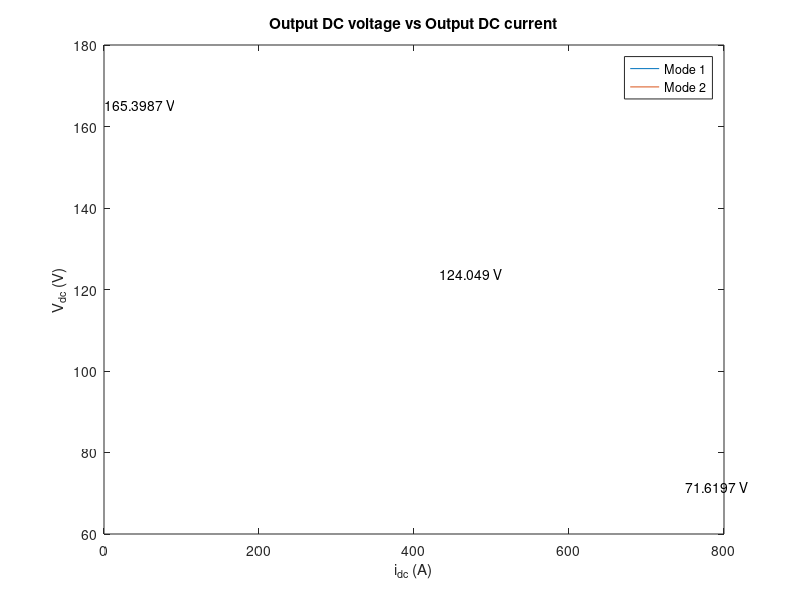
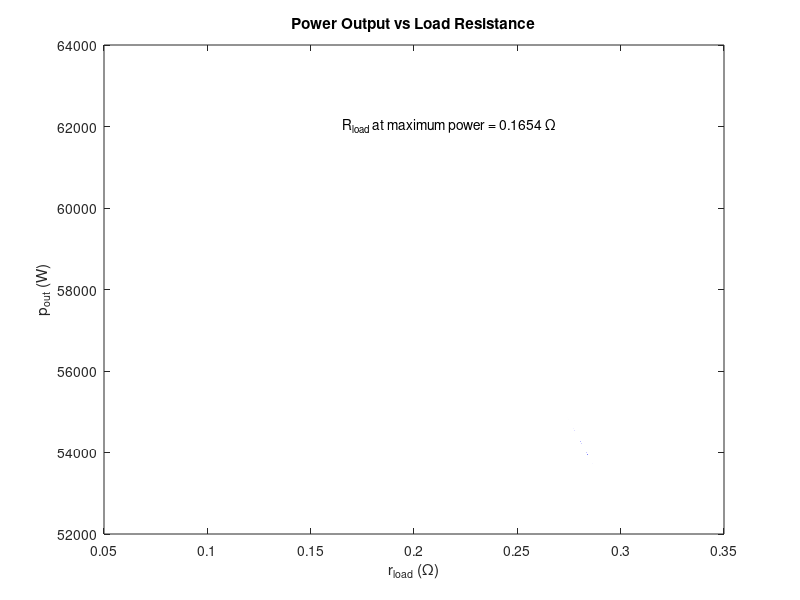
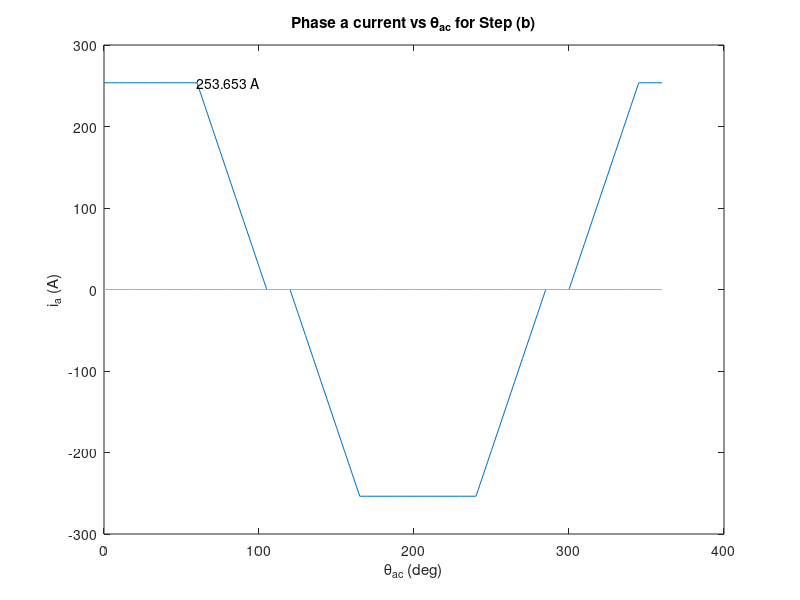
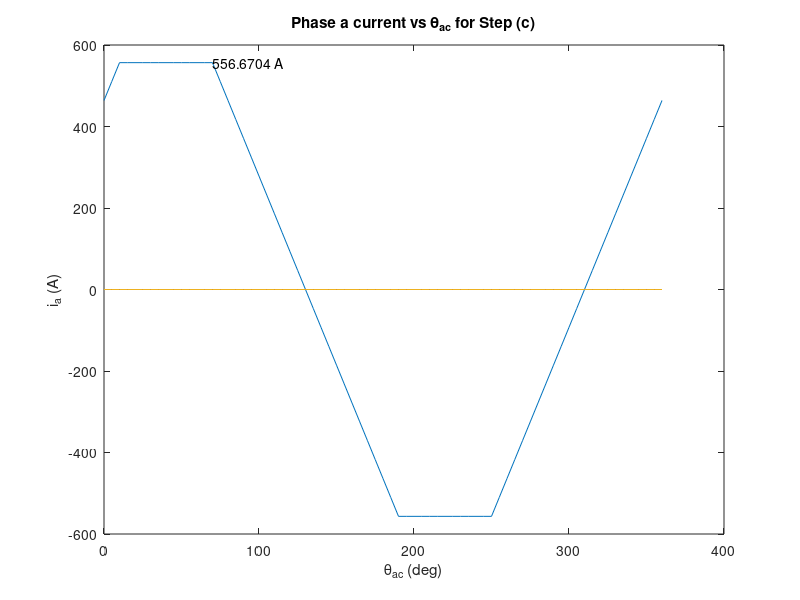

Write MATLAB code to recreate these figures, in order.
clear all
clc

V_ac = 100;
w_ac = 100;
L_ac = 1e-3;

V_dc_12 = 9*sqrt(3)*V_ac/(4*pi);
V_dc_23 = 9*V_ac/(4*pi);

V_dc_mode2 = V_dc_23:0.00005:V_dc_12;
V_dc_mode1 = V_dc_12:0.00005:3*sqrt(3)*V_ac/pi;

i_dc_mode1 = (pi/(3*w_ac*L_ac)).*((3*sqrt(3)*V_ac/pi) - V_dc_mode1);
alpha = acos((2*pi.*V_dc_mode2)/(9*V_ac)) - pi/6;
i_dc_mode2 = ((sqrt(3)*V_ac)/(2*w_ac*L_ac)).*sin(alpha + pi/6);

i_dc = [i_dc_mode1, i_dc_mode2];
V_dc = [V_dc_mode1, V_dc_mode2];

p_out = V_dc_mode2.*i_dc_mode2;
r_load = V_dc_mode2./i_dc_mode2;

[p_max, p_max_index] = max(p_out)
r_p_max = r_load(p_max_index)

theta_ac = 0:5:360;
gamma = 45;
V_dc_b = ((3*sqrt(3)*V_ac)/(2*pi))*(cosd(gamma) + 1);
i_dc_b = (pi/(3*w_ac*L_ac))*(((3*sqrt(3)*V_ac)/pi) - V_dc_b);
i_ac_b = zeros(length(theta_ac));

pos = find(theta_ac <= 60 | theta_ac >= 300+gamma);
neg = find(theta_ac >= 120+gamma & theta_ac <= 240);
neg_slope_1 = find(theta_ac > 60 & theta_ac < 60+gamma);
neg_slope_2 = find(theta_ac > 120 & theta_ac < 120+gamma);
pos_slope_1 = find(theta_ac > 240 & theta_ac < 240+gamma);
pos_slope_2 = find(theta_ac > 300 & theta_ac < 300+gamma);
zero = find((theta_ac >= 60+gamma & theta_ac <= 120) | (theta_ac >= 240+gamma & theta_ac <= 300));

i_ac_b(pos) = i_dc_b;
i_ac_b(neg) = -i_dc_b;
i_ac_b(neg_slope_1) = -(i_dc_b/45).*(theta_ac(neg_slope_1)-60) + i_dc_b;
i_ac_b(neg_slope_2) = -(i_dc_b/45).*(theta_ac(neg_slope_2)-120);
i_ac_b(pos_slope_1) = (i_dc_b/45).*(theta_ac(pos_slope_1)-240) - i_dc_b;
i_ac_b(pos_slope_2) = (i_dc_b/45).*(theta_ac(pos_slope_2)-300);
i_ac_b(zero) = 0;

alpha = 10;
V_dc_c = ((9*V_ac)/(2*pi))*cosd(alpha+30);
i_dc_c = ((sqrt(3)*V_ac)/(2*w_ac*L_ac))*sind(alpha+30);
i_ac_c = zeros(length(theta_ac));

pos_c = find(theta_ac >= alpha & theta_ac <= 60+alpha);
neg_c = find(theta_ac >= 180+alpha & theta_ac <= 240+alpha);
neg_slope_c = find(theta_ac > 60+alpha & theta_ac < 180+alpha);
pos_slope_c_1 = find(theta_ac < alpha);
pos_slope_c_2 = find(theta_ac > 240+alpha);

i_ac_c(pos_c) = i_dc_c;
i_ac_c(neg_c) = -i_dc_c;
i_ac_c(neg_slope_c) = -(i_dc_c/60)*(theta_ac(neg_slope_c)-60-alpha) + i_dc_c;
i_ac_c(pos_slope_c_1) = (i_dc_c/60)*(theta_ac(pos_slope_c_1)+60-alpha);
i_ac_c(pos_slope_c_2) = (i_dc_c/60)*(theta_ac(pos_slope_c_2)-240-alpha) - i_dc_c;

n = find(V_dc == V_dc_12);
m = find(V_dc == V_dc_23);
[V_dc_max,o] = max(V_dc);
p = find(theta_ac == 60);
q = find(theta_ac == 60+alpha);

figure;
plot(i_dc_mode1,V_dc_mode1)
hold on
plot(i_dc_mode2,V_dc_mode2)
legend('Mode 1', 'Mode 2')
xlabel('i_d_c (A)')
ylabel('V_d_c (V)')
title('Output DC voltage vs Output DC current')
text(i_dc(o),V_dc(o),[num2str(V_dc_max),' V'])
text(i_dc(n),V_dc(n),[num2str(V_dc_12), ' V'])
text(i_dc(m),V_dc(m),[num2str(V_dc_23), ' V'])
saveas(gcf,'v-vs-i','tiffn')

figure;
plot(r_load,p_out)
xlabel('r_l_o_a_d (\Omega)')
ylabel('p_o_u_t (W)')
title('Power Output vs Load Resistance')
text(r_p_max,p_max,['R_l_o_a_d at maximum power = ', num2str(r_p_max), ' \Omega'])
saveas(gcf,'p-vs-r','tiffn')

figure;
plot(theta_ac, i_ac_b)
xlabel('\theta_a_c (deg)')
ylabel('i_a (A)')
title('Phase a current vs \theta_a_c for Step (b)')
text(theta_ac(p),i_ac_b(p),[num2str(i_ac_b(p)),' A'])
saveas(gcf,'ia-vs-theta-b','tiffn')

figure;
plot(theta_ac, i_ac_c)
xlabel('\theta_a_c (deg)')
ylabel('i_a (A)')
title('Phase a current vs \theta_a_c for Step (c)')
text(theta_ac(q),i_ac_c(p),[num2str(i_ac_c(q)),' A'])
saveas(gcf,'ia-vs-theta-c','tiffn')
        